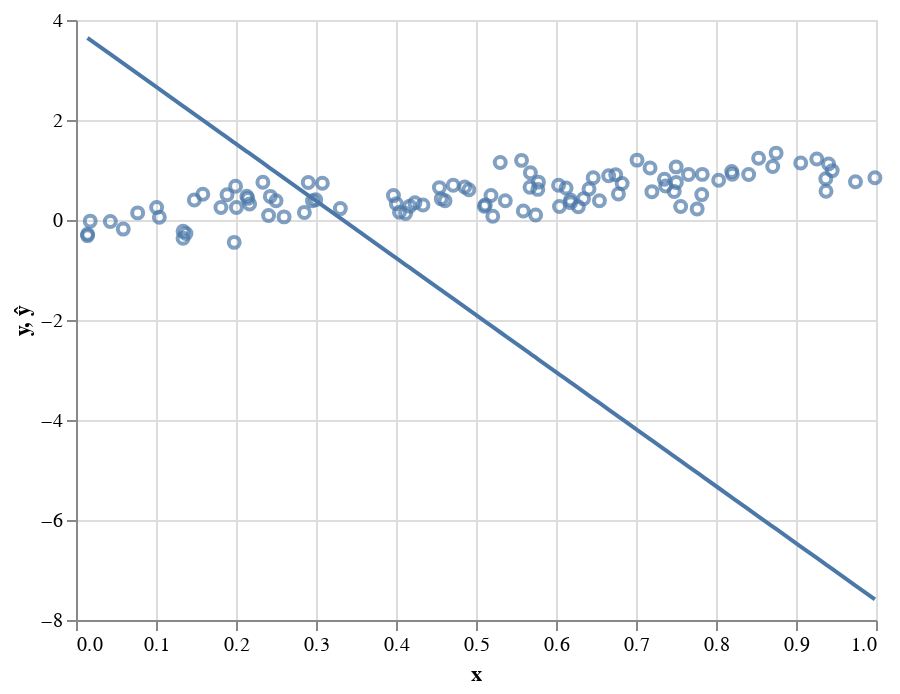

Notebook code cell kept with this figure:
### Code cell
data_df = pd.DataFrame({'y':y, 'ŷ':ŷ, 'x':X[:,0]})
alt.Chart(data_df).mark_point().encode(x='x', y='y') + \
alt.Chart(data_df).mark_line().encode(x='x', y='ŷ')

### Figure 1 — Vega-Lite specification as saved in the notebook (floating-point values rounded to 4 significant figures)
{"$schema": "https://vega.github.io/schema/vega-lite/v3.4.0.json", "config": {"mark": {"tooltip": null}, "view": {"height": 300, "width": 400}}, "data": {"name": "data-fc6043a8d1f2748397017c3ea236f64c"}, "datasets": {"data-fc6043a8d1f2748397017c3ea236f64c": [{"x": 0.4613, "y": 0.385, "ŷ": -1.457}, {"x": 0.3304, "y": 0.228, "ŷ": 0.03567}, {"x": 0.2407, "y": 0.09022, "ŷ": 1.059}, {"x": 0.0144, "y": -0.3123, "ŷ": 3.642}, {"x": 0.926, "y": 1.221, "ŷ": -6.76}, {"x": 0.7199, "y": 0.5668, "ŷ": -4.408}, {"x": 0.2336, "y": 0.7551, "ŷ": 1.14}, {"x": 0.5366, "y": 0.3852, "ŷ": -2.317}, {"x": 0.5569, "y": 1.193, "ŷ": -2.549}, {"x": 0.568, "y": 0.9461, "ŷ": -2.675}, {"x": 0.737, "y": 0.6803, "ŷ": -4.603}, {"x": 0.5675, "y": 0.6535, "ŷ": -2.67}, {"x": 0.412, "y": 0.1313, "ŷ": -0.8952}, {"x": 0.9452, "y": 0.9875, "ŷ": -6.979}, {"x": 0.7477, "y": 0.5712, "ŷ": -4.726}, {"x": 0.8033, "y": 0.796, "ŷ": -5.36}, {"x": 0.1042, "y": 0.05421, "ŷ": 2.617}, {"x": 0.1888, "y": 0.5055, "ŷ": 1.652}, {"x": 0.1479, "y": 0.4003, "ŷ": 2.118}, {"x": 0.4859, "y": 0.6606, "ŷ": -1.738}, {"x": 0.2147, "y": 0.4325, "ŷ": 1.356}, {"x": 0.6465, "y": 0.8447, "ŷ": -3.571}, {"x": 0.8196, "y": 0.9686, "ŷ": -5.546}, {"x": 0.2997, "y": 0.4042, "ŷ": 0.3863}, {"x": 0.6181, "y": 0.3992, "ŷ": -3.246}, {"x": 0.6044, "y": 0.269, "ŷ": -3.09}, {"x": 0.9372, "y": 0.8256, "ŷ": -6.888}, {"x": 0.9407, "y": 1.12, "ŷ": -6.928}, {"x": 0.6658, "y": 0.8833, "ŷ": -3.792}, {"x": 0.4236, "y": 0.3449, "ŷ": -1.028}, {"x": 0.7765, "y": 0.2219, "ŷ": -5.054}, {"x": 0.6413, "y": 0.6191, "ŷ": -3.511}, {"x": 0.5591, "y": 0.1784, "ŷ": -2.574}, {"x": 0.6182, "y": 0.3475, "ŷ": -3.248}, {"x": 0.8204, "y": 0.9136, "ŷ": -5.555}, {"x": 0.7502, "y": 1.063, "ŷ": -4.754}, {"x": 0.2955, "y": 0.3833, "ŷ": 0.4339}, {"x": 0.1995, "y": 0.6753, "ŷ": 1.53}, {"x": 0.521, "y": 0.0747, "ŷ": -2.139}, {"x": 0.2903, "y": 0.7512, "ŷ": 0.4932}, {"x": 0.2601, "y": 0.06232, "ŷ": 0.8384}, {"x": 0.4172, "y": 0.2772, "ŷ": -0.9545}, {"x": 0.05909, "y": -0.1818, "ŷ": 3.132}, {"x": 0.6126, "y": 0.6408, "ŷ": -3.184}, {"x": 0.678, "y": 0.5184, "ŷ": -3.93}, {"x": 0.9059, "y": 1.142, "ŷ": -6.531}, {"x": 0.9375, "y": 0.5739, "ŷ": -6.892}, {"x": 0.7013, "y": 1.198, "ŷ": -4.196}, {"x": 0.6543, "y": 0.3842, "ŷ": -3.66}, {"x": 0.6747, "y": 0.9043, "ŷ": -3.892}, {"x": 0.7558, "y": 0.2697, "ŷ": -4.818}, {"x": 0.4337, "y": 0.3006, "ŷ": -1.143}, {"x": 0.7356, "y": 0.8145, "ŷ": -4.587}, {"x": 0.7829, "y": 0.9121, "ŷ": -5.127}, {"x": 0.4911, "y": 0.6051, "ŷ": -1.798}, {"x": 0.1375, "y": -0.2695, "ŷ": 2.238}, {"x": 0.2135, "y": 0.4767, "ŷ": 1.37}, {"x": 0.8533, "y": 1.236, "ŷ": -5.93}, {"x": 0.01454, "y": -0.2847, "ŷ": 3.64}, {"x": 0.5104, "y": 0.2764, "ŷ": -2.018}, {"x": 0.5116, "y": 0.3001, "ŷ": -2.031}, {"x": 0.1338, "y": -0.3654, "ŷ": 2.279}, {"x": 0.3968, "y": 0.4881, "ŷ": -0.7215}, {"x": 0.7176, "y": 1.041, "ŷ": -4.382}, {"x": 0.8408, "y": 0.9112, "ŷ": -5.788}, {"x": 0.7504, "y": 0.7501, "ŷ": -4.756}, {"x": 0.7822, "y": 0.5081, "ŷ": -5.119}, {"x": 0.2429, "y": 0.472, "ŷ": 1.035}, {"x": 0.6344, "y": 0.4266, "ŷ": -3.433}, {"x": 0.5745, "y": 0.09833, "ŷ": -2.75}, {"x": 0.1585, "y": 0.5151, "ŷ": 1.997}, {"x": 0.6032, "y": 0.6939, "ŷ": -3.077}, {"x": 0.7657, "y": 0.9114, "ŷ": -4.93}, {"x": 0.5303, "y": 1.148, "ŷ": -2.245}, {"x": 0.1008, "y": 0.2509, "ŷ": 2.656}, {"x": 0.308, "y": 0.7346, "ŷ": 0.2919}, {"x": 0.4566, "y": 0.4229, "ŷ": -1.404}, {"x": 0.04292, "y": -0.03004, "ŷ": 3.316}, {"x": 0.4043, "y": 0.155, "ŷ": -0.8078}, {"x": 0.8751, "y": 1.338, "ŷ": -6.18}, {"x": 0.2855, "y": 0.152, "ŷ": 0.5485}, {"x": 0.4005, "y": 0.3245, "ŷ": -0.7636}, {"x": 0.4543, "y": 0.6478, "ŷ": -1.377}, {"x": 0.6827, "y": 0.7315, "ŷ": -3.984}, {"x": 0.07707, "y": 0.1423, "ŷ": 2.927}, {"x": 0.217, "y": 0.3187, "ŷ": 1.33}, {"x": 0.5773, "y": 0.6121, "ŷ": -2.781}, {"x": 0.6279, "y": 0.2664, "ŷ": -3.359}, {"x": 0.25, "y": 0.3836, "ŷ": 0.9532}, {"x": 0.01775, "y": -0.02232, "ŷ": 3.603}, {"x": 0.1978, "y": -0.4474, "ŷ": 1.549}, {"x": 0.1338, "y": -0.2238, "ŷ": 2.279}, {"x": 0.9986, "y": 0.8452, "ŷ": -7.589}, {"x": 0.4715, "y": 0.6966, "ŷ": -1.574}, {"x": 0.2005, "y": 0.2496, "ŷ": 1.518}, {"x": 0.1812, "y": 0.2499, "ŷ": 1.739}, {"x": 0.8709, "y": 1.071, "ŷ": -6.131}, {"x": 0.5187, "y": 0.4913, "ŷ": -2.113}, {"x": 0.5781, "y": 0.7575, "ŷ": -2.79}, {"x": 0.9743, "y": 0.765, "ŷ": -7.312}]}, "layer": [{"encoding": {"x": {"field": "x", "type": "quantitative"}, "y": {"field": "y", "type": "quantitative"}}, "mark": "point"}, {"encoding": {"x": {"field": "x", "type": "quantitative"}, "y": {"field": "ŷ", "type": "quantitative"}}, "mark": "line"}]}
